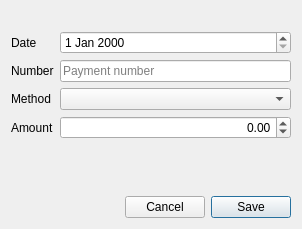
<?xml version="1.0" encoding="UTF-8"?>
<ui version="4.0">
 <class>PurchaseAddPaymentDialog</class>
 <widget class="QDialog" name="PurchaseAddPaymentDialog">
  <property name="windowModality">
   <enum>Qt::ApplicationModal</enum>
  </property>
  <property name="geometry">
   <rect>
    <x>0</x>
    <y>0</y>
    <width>302</width>
    <height>229</height>
   </rect>
  </property>
  <property name="windowTitle">
   <string>Add new payment</string>
  </property>
  <property name="modal">
   <bool>true</bool>
  </property>
  <layout class="QVBoxLayout" name="verticalLayout">
   <item>
    <widget class="QLabel" name="labelError">
     <property name="styleSheet">
      <string notr="true">color: red;</string>
     </property>
     <property name="text">
      <string/>
     </property>
    </widget>
   </item>
   <item>
    <layout class="QFormLayout" name="formLayout">
     <item row="1" column="0">
      <widget class="QLabel" name="label">
       <property name="text">
        <string>Date</string>
       </property>
      </widget>
     </item>
     <item row="1" column="1">
      <widget class="QDateEdit" name="dateEdit"/>
     </item>
     <item row="2" column="0">
      <widget class="QLabel" name="label_2">
       <property name="text">
        <string>Number</string>
       </property>
      </widget>
     </item>
     <item row="2" column="1">
      <widget class="QLineEdit" name="lineNumber">
       <property name="placeholderText">
        <string>Payment number</string>
       </property>
      </widget>
     </item>
     <item row="3" column="0">
      <widget class="QLabel" name="label_3">
       <property name="text">
        <string>Method</string>
       </property>
      </widget>
     </item>
     <item row="3" column="1">
      <widget class="QComboBox" name="comboMethod"/>
     </item>
     <item row="4" column="0">
      <widget class="QLabel" name="label_4">
       <property name="text">
        <string>Amount</string>
       </property>
      </widget>
     </item>
     <item row="4" column="1">
      <widget class="LibGUI::DoubleSpinBox" name="doubleAmount">
       <property name="alignment">
        <set>Qt::AlignRight|Qt::AlignTrailing|Qt::AlignVCenter</set>
       </property>
       <property name="minimum">
        <double>-1000000000.000000000000000</double>
       </property>
       <property name="maximum">
        <double>1000000000.000000000000000</double>
       </property>
      </widget>
     </item>
     <item row="5" column="1">
      <widget class="QLabel" name="labelResidual">
       <property name="text">
        <string/>
       </property>
       <property name="alignment">
        <set>Qt::AlignRight|Qt::AlignTrailing|Qt::AlignVCenter</set>
       </property>
      </widget>
     </item>
    </layout>
   </item>
   <item>
    <spacer name="verticalSpacer">
     <property name="orientation">
      <enum>Qt::Vertical</enum>
     </property>
     <property name="sizeHint" stdset="0">
      <size>
       <width>20</width>
       <height>40</height>
      </size>
     </property>
    </spacer>
   </item>
   <item>
    <layout class="QHBoxLayout" name="horizontalLayout">
     <item>
      <spacer name="horizontalSpacer">
       <property name="orientation">
        <enum>Qt::Horizontal</enum>
       </property>
       <property name="sizeHint" stdset="0">
        <size>
         <width>40</width>
         <height>20</height>
        </size>
       </property>
      </spacer>
     </item>
     <item>
      <widget class="QPushButton" name="pushCancel">
       <property name="text">
        <string>Cancel</string>
       </property>
       <property name="autoDefault">
        <bool>false</bool>
       </property>
      </widget>
     </item>
     <item>
      <widget class="QPushButton" name="pushSave">
       <property name="text">
        <string>Save</string>
       </property>
      </widget>
     </item>
    </layout>
   </item>
  </layout>
 </widget>
 <customwidgets>
  <customwidget>
   <class>LibGUI::DoubleSpinBox</class>
   <extends>QDoubleSpinBox</extends>
   <header location="global">doublespinbox.h</header>
  </customwidget>
 </customwidgets>
 <resources/>
 <connections/>
</ui>
